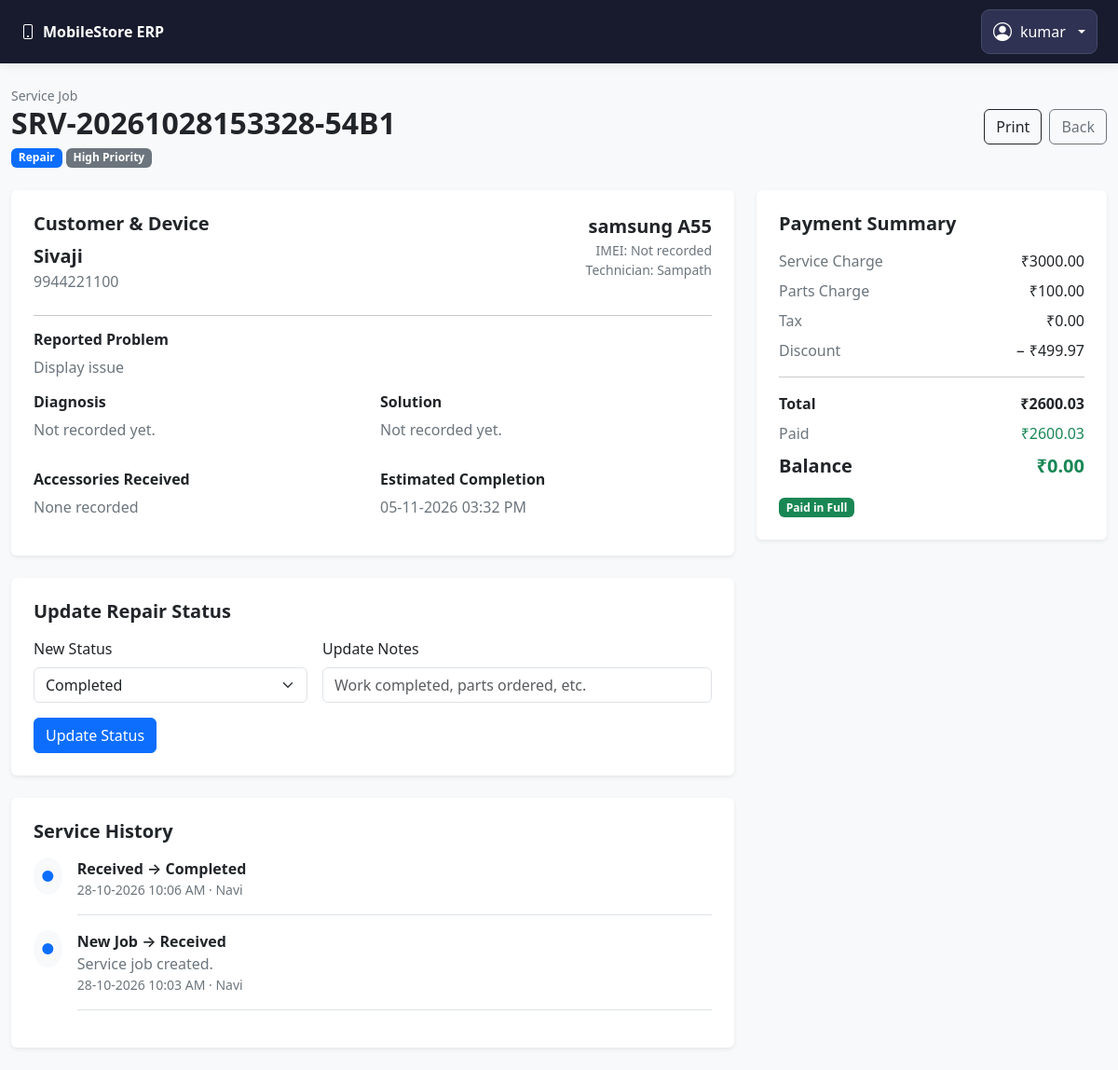
Screenshot of /services/1 (signed in) with the database file from the repository.
### models.py (models this page shows, shortened)
class TimestampMixin:
    created_at = db.Column(db.DateTime(timezone=True), default=utc_now, nullable=False)
    updated_at = db.Column(
        db.DateTime(timezone=True), default=utc_now, onupdate=utc_now, nullable=False
    )

class User(UserMixin, TimestampMixin, db.Model):
    __tablename__ = "users"
    id = db.Column(db.Integer, primary_key=True)
    username = db.Column(db.String(80), unique=True, nullable=False, index=True)
    full_name = db.Column(db.String(150), nullable=False)
    password_hash = db.Column(db.String(255), nullable=False)
    role = db.Column(db.String(20), nullable=False, default="cashier")
    is_active = db.Column(db.Boolean, default=True, nullable=False)

class ServiceJob(TimestampMixin, db.Model):
    __tablename__ = "service_jobs"
    id = db.Column(db.Integer, primary_key=True)
    job_number = db.Column(db.String(30), unique=True, nullable=False, index=True)
    service_type = db.Column(db.String(50), nullable=False, default="Repair")
    device_brand = db.Column(db.String(100), nullable=False)
    device_model = db.Column(db.String(100), nullable=False)
    imei_number = db.Column(db.String(30), nullable=True, index=True)
    customer_id = db.Column(
        db.Integer,
        db.ForeignKey("customers.id"),
        nullable=True
    )
    customer_name = db.Column(db.String(120), nullable=False)
    customer_phone = db.Column(db.String(20), nullable=False)
    problem_description = db.Column(db.Text, nullable=False)
    diagnosis = db.Column(db.Text, nullable=True)
    solution = db.Column(db.Text, nullable=True)
    accessories_received = db.Column(db.String(255), nullable=True)
    technician_name = db.Column(db.String(120), nullable=True)
    status = db.Column(
        db.String(30),
        nullable=False,
        default="Received",
        index=True
    )
    priority = db.Column(
        db.String(20),
        nullable=False,
        default="Normal"
    )
    received_date = db.Column(
        db.DateTime(timezone=True),
        nullable=False,
        default=utc_now
    )
    estimated_completion = db.Column(db.DateTime(timezone=True), nullable=True)
    completed_date = db.Column(db.DateTime(timezone=True), nullable=True)
    delivered_date = db.Column(db.DateTime(timezone=True), nullable=True)
    service_charge = db.Column(
        db.Numeric(12, 2),
        nullable=False,
        default=0
    )
    parts_charge = db.Column(
        db.Numeric(12, 2),
        nullable=False,
        default=0
    )
    discount_amount = db.Column(
        db.Numeric(12, 2),
        nullable=False,
        default=0
    )
    tax_amount = db.Column(
        db.Numeric(12, 2),
        nullable=False,
        default=0
    )
    total_amount = db.Column(
        db.Numeric(12, 2),
        nullable=False,
        default=0
    )
    amount_paid = db.Column(
        db.Numeric(12, 2),
        nullable=False,
        default=0
    )
    payment_status = db.Column(
        db.String(20),
        nullable=False,
        default="Unpaid"
    )
    payment_method = db.Column(db.String(30), nullable=True)
    warranty_days = db.Column(db.Integer, nullable=False, default=0)
    warranty_expiry = db.Column(db.DateTime(timezone=True), nullable=True)
    internal_notes = db.Column(db.Text, nullable=True)
    customer_notes = db.Column(db.Text, nullable=True)
    created_by = db.Column(
        db.Integer,
        db.ForeignKey("users.id"),
        nullable=True
    )
    customer = db.relationship("Customer", foreign_keys=[customer_id])
    creator = db.relationship("User", foreign_keys=[created_by])
    parts = db.relationship(
        "ServicePart",
        back_populates="service_job",
        cascade="all, delete-orphan"
    )
    history = db.relationship(
        "ServiceHistory",
        back_populates="service_job",
        cascade="all, delete-orphan",
        order_by="ServiceHistory.created_at.desc()"
    )
    @property
    def balance_due(self):
        return max(
            (self.total_amount or 0) - (self.amount_paid or 0),
            0
        )

class ServiceHistory(TimestampMixin, db.Model):
    __tablename__ = "service_history"
    id = db.Column(db.Integer, primary_key=True)
    service_job_id = db.Column(
        db.Integer,
        db.ForeignKey("service_jobs.id"),
        nullable=False,
        index=True
    )
    old_status = db.Column(db.String(30), nullable=True)
    new_status = db.Column(db.String(30), nullable=False)
    remarks = db.Column(db.Text, nullable=True)
    updated_by = db.Column(
        db.Integer,
        db.ForeignKey("users.id"),
        nullable=True
    )
    service_job = db.relationship(
        "ServiceJob",
        back_populates="history"
    )
    user = db.relationship("User")

### app.py (the view)
    @app.route("/services/<int:service_id>")
    @login_required
    def service_detail(service_id):
        job = db.session.get(ServiceJob, service_id)
        if job is None:
            flash("Service job not found.", "warning")
            return redirect(url_for("services_list"))
        statuses = [
            "Received",
            "Diagnosing",
            "Waiting for Parts",
            "In Progress",
            "Completed",
            "Ready for Pickup",
            "Delivered",
            "Cancelled",
        ]
        return render_template(
            "services/detail.html",
            job=job,
            statuses=statuses,
        )

### templates/Services/detail.html (shortened to what this page needs)
{% extends "base.html" %}
{% block content %}
<div class="container-fluid py-4">
    <div class="d-flex flex-wrap justify-content-between align-items-center gap-3 mb-4">
        <div>
            <div class="text-secondary small">Service Job</div>
            <h2 class="fw-bold mb-1">{{ job.job_number }}</h2>
            <span class="badge text-bg-primary">{{ job.service_type }}</span>
            <span class="badge text-bg-secondary">{{ job.priority }} Priority</span>
        </div>
        <div class="d-flex gap-2">
            <button class="btn btn-outline-dark" onclick="window.print()">Print</button>
            <a href="{{ url_for('services_list') }}" class="btn btn-outline-secondary">Back</a>
        </div>
    </div>
    <div class="row g-4">
        <div class="col-xl-8">
            <div class="card border-0 shadow-sm mb-4">
                <div class="card-body p-4">
                    <div class="d-flex flex-wrap justify-content-between align-items-start gap-3 mb-4">
                        <div>
                            <h5 class="fw-bold">Customer & Device</h5>
                            <div class="fs-5 fw-semibold">{{ job.customer_name }}</div>
                            <div class="text-secondary">{{ job.customer_phone }}</div>
                        </div>
                        <div class="text-xl-end">
                            <div class="fs-5 fw-semibold">{{ job.device_brand }} {{ job.device_model }}</div>
                            <div class="text-secondary small">IMEI: {{ job.imei_number or 'Not recorded' }}</div>
                            <div class="text-secondary small">Technician: {{ job.technician_name or 'Not assigned' }}</div>
                        </div>
                    </div>
                    <hr>
                    <h6 class="fw-bold">Reported Problem</h6>
                    <p class="text-secondary">{{ job.problem_description }}</p>
                    <div class="row g-3">
                        <div class="col-md-6">
                            <h6 class="fw-bold">Diagnosis</h6>
                            <p class="text-secondary">{{ job.diagnosis or 'Not recorded yet.' }}</p>
                        </div>
                        <div class="col-md-6">
                            <h6 class="fw-bold">Solution</h6>
                            <p class="text-secondary">{{ job.solution or 'Not recorded yet.' }}</p>
                        </div>
                        <div class="col-md-6">
                            <h6 class="fw-bold">Accessories Received</h6>
                            <p class="text-secondary">{{ job.accessories_received or 'None recorded' }}</p>
                        </div>
                        <div class="col-md-6">
                            <h6 class="fw-bold">Estimated Completion</h6>
                            <p class="text-secondary">
                                {{ job.estimated_completion.strftime('%d-%m-%Y %I:%M %p') if job.estimated_completion else 'Not scheduled' }}
                            </p>
                        </div>
                    </div>
                </div>
            </div>
            <div class="card border-0 shadow-sm mb-4">
                <div class="card-body p-4">
                    <h5 class="fw-bold mb-3">Update Repair Status</h5>
                    {% if job.status not in ['Delivered', 'Cancelled'] %}
                    <form method="POST" action="{{ url_for('service_update_status', service_id=job.id) }}">
                        <div class="row g-3">
                            <div class="col-md-5">
                                <label class="form-label">New Status</label>
                                <select name="status" class="form-select" required>
                                    {% for status in statuses %}
                                    <option value="{{ status }}" {% if status == job.status %}selected{% endif %}>
                                        {{ status }}
                                    </option>
                                    {% endfor %}
                                </select>
                            </div>
                            <div class="col-md-7">
                                <label class="form-label">Update Notes</label>
                                <input name="remarks" class="form-control"
                                       placeholder="Work completed, parts ordered, etc.">
                            </div>
                            <div class="col-12">
                                <button type="submit" class="btn btn-primary">Update Status</button>
                            </div>
                        </div>
                    </form>
                    {% else %}
                    <div class="alert alert-secondary mb-0">
                        This job is {{ job.status|lower }} and cannot be reopened from this page.
                    </div>
                    {% endif %}
                </div>
            </div>
            <div class="card border-0 shadow-sm">
                <div class="card-body p-4">
                    <h5 class="fw-bold mb-3">Service History</h5>
                    {% for entry in job.history %}
                    <div class="d-flex gap-3 mb-3">
                        <div class="rounded-circle bg-light p-2 align-self-start">
                            <span class="text-primary">●</span>
                        </div>
                        <div class="flex-grow-1 border-bottom pb-3">
                            <div class="fw-semibold">
                                {{ entry.old_status or 'New Job' }} → {{ entry.new_status }}
                            </div>
                            {% if entry.remarks %}
                            <div class="text-secondary">{{ entry.remarks }}</div>
                            {% endif %}
                            <div class="small text-secondary">
                                {{ entry.created_at.strftime('%d-%m-%Y %I:%M %p') if entry.created_at else '' }}
                                {% if entry.user %} · {{ entry.user.full_name or entry.user.username }}{% endif %}
                            </div>
                        </div>
                    </div>
                    {% else %}
                    <p class="text-secondary mb-0">No history entries are available.</p>
                    {% endfor %}
                </div>
            </div>
        </div>
        <div class="col-xl-4">
            <div class="card border-0 shadow-sm mb-4">
                <div class="card-body p-4">
                    <h5 class="fw-bold mb-3">Payment Summary</h5>
                    <div class="d-flex justify-content-between mb-2">
                        <span class="text-secondary">Service Charge</span>
                        <span>₹{{ "%.2f"|format(job.service_charge or 0) }}</span>
                    </div>
                    <div class="d-flex justify-content-between mb-2">
                        <span class="text-secondary">Parts Charge</span>
                        <span>₹{{ "%.2f"|format(job.parts_charge or 0) }}</span>
                    </div>
                    <div class="d-flex justify-content-between mb-2">
                        <span class="text-secondary">Tax</span>
                        <span>₹{{ "%.2f"|format(job.tax_amount or 0) }}</span>
                    </div>
                    <div class="d-flex justify-content-between mb-2">
                        <span class="text-secondary">Discount</span>
                        <span>− ₹{{ "%.2f"|format(job.discount_amount or 0) }}</span>
                    </div>
                    <hr>
                    <div class="d-flex justify-content-between mb-2">
                        <strong>Total</strong>
                        <strong>₹{{ "%.2f"|format(job.total_amount or 0) }}</strong>
                    </div>
                    <div class="d-flex justify-content-between mb-2">
                        <span class="text-secondary">Paid</span>
                        <span class="text-success">₹{{ "%.2f"|format(job.amount_paid or 0) }}</span>
                    </div>
                    <div class="d-flex justify-content-between fs-5">
                        <strong>Balance</strong>
                        <strong class="{% if job.balance_due > 0 %}text-danger{% else %}text-success{% endif %}">
                            ₹{{ "%.2f"|format(job.balance_due) }}
                        </strong>
                    </div>
                    <div class="mt-3">
                        {% if job.payment_status == 'Paid' %}
                        <span class="badge text-bg-success">Paid in Full</span>
                        {% elif job.payment_status == 'Partially Paid' %}
                        <span class="badge text-bg-warning">Partially Paid</span>
                        {% else %}
                        <span class="badge text-bg-danger">Unpaid</span>
                        {% endif %}
                    </div>
                </div>
            </div>
        </div>
    </div>
</div>
{% endblock %}

### templates/base.html (shortened to what this page needs)
<!DOCTYPE html>
<html lang="en">
<head>
    <link
        href="https://cdn.jsdelivr.net/npm/bootstrap@5.3.3/dist/css/bootstrap.min.css"
        rel="stylesheet">
    <link
        href="https://cdn.jsdelivr.net/npm/bootstrap-icons@1.11.3/font/bootstrap-icons.min.css"
        rel="stylesheet">
</head>
<body class="bg-light">
    {% if current_user.is_authenticated %}
    <nav class="navbar app-navbar">
        <div class="container-fluid px-0">
            <a class="app-brand" href="{{ url_for('dashboard_page') }}">
                <i class="bi bi-phone me-2"></i>MobileStore ERP
            </a>
            <div class="dropdown">
                <button
                    class="btn account-button dropdown-toggle"
                    type="button"
                    id="accountDropdown"
                    data-bs-toggle="dropdown"
                    aria-expanded="false">
                    <i class="bi bi-person-circle fs-5"></i>
                    <span class="account-name">
                        {{ current_user.full_name or current_user.username }}
                    </span>
                </button>
            </div>
        </div>
    </nav>
    {% endif %}
    {% block content %}{% endblock %}
</body>
</html>

### templates/base.html (style rules this page uses)
.app-navbar { background: #171b2d; padding: 10px 22px; box-shadow: 0 2px 10px rgba(0, 0, 0, .08); }
.app-brand { color: #fff; font-weight: 750; text-decoration: none; }
.account-button { display: inline-flex; align-items: center; gap: 9px; padding: 8px 12px; color: #fff; background: #303253; border: 1px solid #454969; border-radius: 9px; }

### rows the page displays
User: full_name "kumar"
ServiceJob: job_number "SRV-20261028153328-54B1", service_type "Repair", priority "High", customer_name "Sivaji", customer_phone "9944221100", device_brand "samsung", device_model "A55", imei_number "Not recorded", technician_name "Sampath", problem_description "Display issue", diagnosis "Not recorded yet.", solution "Not recorded yet.", accessories_received "None recorded", estimated_completion "05-11-2026 03:32 PM", status "Completed", service_charge "3000.00", parts_charge "100.00", tax_amount "0.00", discount_amount "499.97", total_amount "2600.03", amount_paid "2600.03", balance_due "0.00"
ServiceHistory: old_status "Received", new_status "Completed", created_at "28-10-2026 10:06 AM", user "Navi"
ServiceHistory: old_status "New Job", new_status "Received", remarks "Service job created.", created_at "28-10-2026 10:03 AM", user "Navi"
